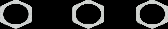
#> input picture python/templates/scoreboard_kda.png, 168 x 29 px
$ python scoreboard_zones.py templates/scoreboard_kda.png
#> lines starting #> are read from the running program, lines starting #| are printed output that depends on the picture
#> in main, img is the input picture: shape (29, 168, 3); mean B, G, R 40.6, 41, 40.5
#!/usr/bin/env python3
"""Localisation des zones OCR sur une frame de scoreboard de fin de partie.

Layout « standard » (replay joueur) : nom de map en haut à droite, % des deux
équipes à gauche, joueurs en deux rangées de 1 à 5 colonnes (4v4, 5v5, voire
4v5) avec nom / score / K / D / A par colonne.

La présence et la position de chaque colonne sont ancrées sur la rangée
d'icônes hexagonales K/D/A (`templates/scoreboard_kda.png`), indépendante de
la langue du jeu. Matching par parties : chaque icône est corrélée séparément
(TM_CCOEFF_NORMED, valeur signée) puis les 3 cartes sont alignées sur leurs
offsets relatifs et agrégées par médiane — la médiane tolère une icône
dégradée (ombre, glow de sélection) là où la somme échoue, et l'alignement
spatial + polarité commune écrasent les faux positifs (logos, webcam, chat).
La valeur absolue de la médiane couvre les deux polarités : les icônes du
joueur sélectionné sont colorées et peuvent être plus sombres que le fond.

Cas limite mesuré (icônes bleues sur sol clair texturé, lunar) : le match
icônes tombe sous le seuil ; la colonne est alors COMBLÉE par inférence
structurelle (cf. `_detect_row`) — les colonnes du HUD sont contiguës depuis
la gauche, donc un trou encadré par des colonnes détectées est une vraie
colonne ratée, reconstruite depuis le cy partagé de sa rangée. Aucun asset
supplémentaire, robuste à la langue. Les anchors suivent la grille quand elle
est décalée verticalement (±25 px observés). Toutes les zones d'une colonne
sont des offsets par rapport au centre « équivalent-label » de son ancre.

Positions nominales en espace 1920×1080 (convention analyze_video.py) ; la
frame est redimensionnée en interne, les zones retournées sont rescalées à la
résolution d'origine.

Le layout « cast » (matchs castés / ProLeague, ex. SK vs OG : logos d'équipe
latéraux, % au centre, photos des joueurs) est aussi zoné : mêmes offsets de
zones par colonne (mesurés identiques), seules les positions des colonnes et
des % diffèrent. Pas de nom de map à l'écran dans ce layout ('map': None).
Positions calibrées sur un match 4v4 ; un cast 5v5 n'est pas encore couvert.

Usage :
  python scoreboard_zones.py frame.png                  # JSON sur stdout
  python scoreboard_zones.py frame.png --debug out.png  # + overlay de contrôle
"""
import argparse
import json
import os
import sys

import cv2
import numpy as np

_TPL_DIR = os.path.join(os.path.dirname(os.path.abspath(__file__)), 'templates')
KDA_TEMPLATE_PATH = os.path.join(_TPL_DIR, 'scoreboard_kda.png')

MAP_ZONE = (1490, 45, 1885, 82)        # nom de la map, fallback statique
# Région de recherche du nom de map (il glisse verticalement comme la grille) :
# 1re bande de texte clair dans le coin haut-droit ; la 2e est le mode de jeu.
MAP_SEARCH = (1450, 0, 1900, 130)
MAP_TEXT_TH = 140
# Gros % d'équipe : zones fallback statiques ; en pratique localisés
# dynamiquement dans ces régions de recherche (le bloc glisse verticalement et
# le badge hexagonal avec l'acronyme d'équipe, au-dessus ou en dessous, doit
# rester hors zone pour ne pas perturber l'OCR). Le % est la bande de texte
# saturé la plus HAUTE de la région ; le badge est une bande fine.
TEAM1_PCT_ZONE = (25, 435, 370, 530)
TEAM2_PCT_ZONE = (25, 625, 370, 720)
PCT_SEARCH = {1: (25, 370, 370, 580), 2: (25, 595, 370, 790)}
PCT_MIN_COLS = 35   # colonnes saturées min. par rangée (gros chiffres)

# Grille des colonnes joueurs : centres à pas constant, le 5e slot s'ajoute à
# droite. Identique pour les deux rangées.
COL_X0 = 518.0
COL_PITCH = 247.5
MAX_COLS = 5

# Centre nominal du label SCORE par rangée, et fenêtre de recherche autour
# (la grille glisse verticalement de ±25 px selon les frames). Ces centres
# « équivalent-label » restent le référentiel des offsets de zones, même sans
# détecter le label lui-même.
LABEL_Y = {1: 429, 2: 891}
SEARCH_DX, SEARCH_DY = 70, 40

# Ancre principale : rangée d'icônes K/D/A. Le template couvre les 3 icônes ;
# chacune est découpée à ces bornes x et matchée séparément (cf. _find_kda).
KDA_ICON_SLICES = ((0, 40), (64, 104), (128, 169))
# Centre du template vs centre du label SCORE de la même colonne (mesuré sur
# outlaw : strip x=509 y=502, label x=515.5 y=429.5).
KDA_TO_LABEL_DX, KDA_TO_LABEL_DY = 6.5, -72.5
KDA_MIN_SCORE = 0.55    # mesuré : vraies colonnes >= 0.74, faux positifs <= 0.40

# Layout cast (ProLeague) : centres équivalents-label des colonnes (mesurés sur
# cliff3 : icônes K/D/A à y=410 / y=978, mêmes icônes et mêmes offsets de
# zones que le layout standard), rangée 1 = équipe du haut (photos).
CAST_LABEL_XS = {1: (806, 1054, 1302, 1550), 2: (367, 615, 863, 1111)}
CAST_LABEL_Y = {1: 337.5, 2: 905.5}
# Les % des deux équipes encadrent le logo EVA PRO LEAGUE au centre, localisés
# dynamiquement dans ces régions de recherche (comme le layout standard). Une
# zone statique décapitait le « 1 » de « 100 % » : le % team1 est aligné à
# droite vers le logo, donc « 100 » déborde à gauche là où « 64 » ne le fait
# pas. Fenêtres larges + bande saturée la plus haute = bbox serrée du nombre.
CAST_TEAM1_PCT_SEARCH = (600, 470, 940, 615)
CAST_TEAM2_PCT_SEARCH = (1050, 470, 1330, 615)
CAST_TEAM1_PCT_ZONE = (634, 490, 845, 595)   # fallback statique (mesuré)
CAST_TEAM2_PCT_ZONE = (1085, 490, 1252, 595)
CAST_PCT_MIN_COLS = 20   # les % castés sont plus petits que les standards (35)

# Zones d'une colonne, en offsets (dy1, dy2) vs centre du label, et
# (dx, demi-largeur) vs centre de colonne.
NAME_DY = (-56, -10)     # jusqu'à 2 lignes ; s'arrête au-dessus du label SCORE
NAME_HALF_W = 122
SCORE_DY = (12, 46)
SCORE_HALF_W = 68        # "1050" (4 chiffres) tient ; serré pour l'OCR
KDA_DY = (94, 132)       # les chiffres descendent à +128 sur atlantis
KDA_DX = (-77, -5, 58)   # centres des valeurs K / D / A
KDA_HALF_W = 26   # "13" (2 chiffres) tient ; à 32 les cellules D et A se touchent


# [57 lines left out: functions _scale_zone, _find_pct_zone, _find_map_zone, not called in this run]


def _find_kda(gray, tpl, label_cx0, label_ly0):
    """Cherche la rangée d'icônes K/D/A du slot dont le label SCORE nominal
    est en (label_cx0, label_ly0). Matching de parties : corrélation signée
    par icône, cartes alignées sur les offsets du strip, médiane par position,
    maximum en valeur absolue (les icônes du joueur sélectionné peuvent être
    plus sombres que le fond).

    Retourne (score, cx, cy) — cx/cy exprimés en centre ÉQUIVALENT LABEL
    (position nominale du label SCORE) pour servir de référentiel commun aux
    offsets de zones."""
    th, tw = tpl.shape
    cx0 = label_cx0 - KDA_TO_LABEL_DX
    cy0 = label_ly0 - KDA_TO_LABEL_DY
    x1 = int(cx0 - tw / 2 - SEARCH_DX)
    y1 = int(cy0 - th / 2 - SEARCH_DY)
    win = gray[y1:y1 + th + 2 * SEARCH_DY, x1:x1 + tw + 2 * SEARCH_DX]
    if win.shape[0] < th or win.shape[1] < tw:
        return 0.0, cx0, cy0
    maps = [cv2.matchTemplate(win, tpl[:, a:b], cv2.TM_CCOEFF_NORMED)
            for a, b in KDA_ICON_SLICES]
    h = min(m.shape[0] for m in maps)
    xmax = min(m.shape[1] - a for m, (a, _) in zip(maps, KDA_ICON_SLICES))
    med = np.median(np.stack([m[:h, a:a + xmax]
                              for m, (a, _) in zip(maps, KDA_ICON_SLICES)]),
                    axis=0)
    _, mx, _, loc_mx = cv2.minMaxLoc(med)
    mn, _, loc_mn, _ = cv2.minMaxLoc(med)
    score, loc = (mx, loc_mx) if mx >= -mn else (-mn, loc_mn)
    icon_cx = x1 + loc[0] + tw / 2.0
    icon_cy = y1 + loc[1] + th / 2.0
    return score, icon_cx + KDA_TO_LABEL_DX, icon_cy + KDA_TO_LABEL_DY


def _detect_row(gray, tpl, slots):
    """Colonnes d'une rangée : (col, cx, cy) par colonne présente.

    Ancre par icônes K/D/A (indépendant de la langue). Une colonne dont le
    match échoue (mesuré : joueur sélectionné aux icônes colorées sur fond
    clair, lunar r2c1) est COMBLÉE par inférence structurelle : les colonnes
    du HUD sont contiguës depuis la gauche et la plus à droite est toujours
    lisible, donc tout trou d'indice ≤ au max détecté est une vraie colonne
    ratée, pas une colonne absente (celles-ci sont à droite). Le trou hérite
    du cy partagé de sa rangée (grille horizontale) et de son x nominal
    corrigé de l'offset moyen des colonnes détectées. Remplace l'ancien
    repli par template SCORE — aucun asset, robuste à la langue."""
    detected = {}
    for col, (cx0, ly0) in enumerate(slots):
        score, cx, cy = _find_kda(gray, tpl, cx0, ly0)
        if score >= KDA_MIN_SCORE:
            detected[col] = (cx, cy)
    if not detected:
        return []
    max_col = max(detected)
    cy_row = float(np.mean([cy for _, cy in detected.values()]))
    dx = float(np.mean([cx - slots[c][0] for c, (cx, _) in detected.items()]))
    out = []
    for col in range(max_col + 1):
        if col in detected:
            out.append((col, *detected[col]))
        else:
            out.append((col, slots[col][0] + dx, cy_row))
    return out


def zones_for_frame(img):
    """Calcule les zones OCR d'une frame BGR (toute résolution 16:9).

    Retourne un dict :
      {'layout': 'standard', 'cols': [n_row1, n_row2],
       'map': [x1,y1,x2,y2], 'team1_pct': [...], 'team2_pct': [...],
       'players': [{'row': 1, 'col': 1, 'name': [...], 'score': [...],
                    'k': [...], 'd': [...], 'a': [...]}, ...]}
    Joueurs listés rangée 1 (équipe du haut) de gauche à droite, puis
    rangée 2 — même ordre que les .txt d'annotation.
    """
    h, w = img.shape[:2]
#> h = 29; w = 168
    img_1080 = img if (w, h) == (1920, 1080) else cv2.resize(img, (1920, 1080))
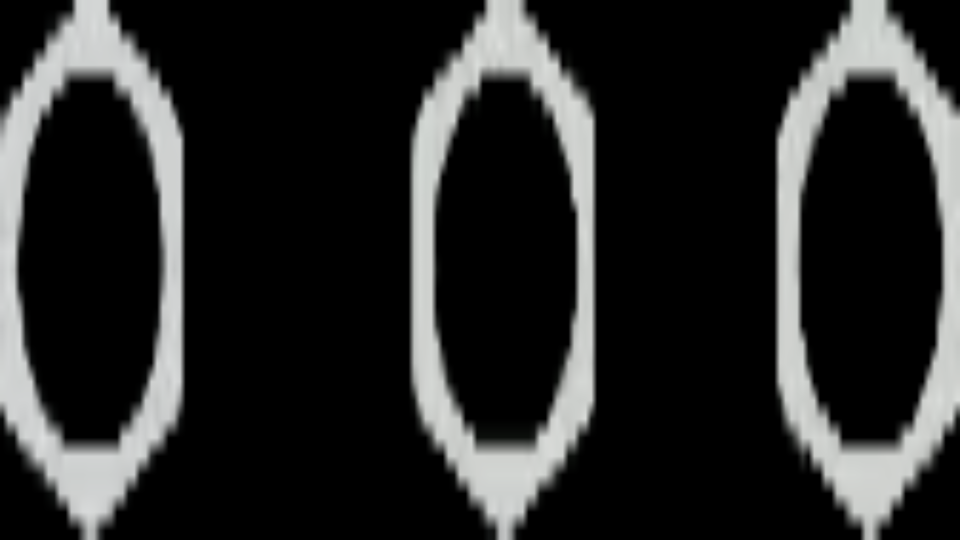
#> img_1080: shape (1080, 1920, 3) (shown at 1/2 size); mean B, G, R 40.6, 41, 40.4

    tpl_kda = cv2.imread(KDA_TEMPLATE_PATH, cv2.IMREAD_GRAYSCALE)
#> tpl_kda: shape (29, 168); min 0, max 226, mean 40.8
    if tpl_kda is None:
        raise FileNotFoundError(f'template manquant : {KDA_TEMPLATE_PATH}')
    gray = cv2.cvtColor(img_1080, cv2.COLOR_BGR2GRAY)

    # Layout déterminé par les ancres elles-mêmes : on matche les slots des
    # deux grilles (leurs fenêtres de recherche ne se recouvrent pas) et on
    # garde celle qui trouve le plus de colonnes. Découplé des zones de %,
    # dont le contenu varie trop (badges, logos, photos) pour discriminer.
    std_slots = {row: [(COL_X0 + COL_PITCH * col, LABEL_Y[row])
                       for col in range(MAX_COLS)] for row in (1, 2)}
    cast_slots = {row: [(x, CAST_LABEL_Y[row]) for x in CAST_LABEL_XS[row]]
                  for row in (1, 2)}
    found = {}
    for name, grid in (('standard', std_slots), ('cast', cast_slots)):
        hits = {row: _detect_row(gray, tpl_kda, grid[row]) for row in (1, 2)}
        found[name] = hits
#> this loop made 2 passes
#> hits on pass 1: {1: [], 2: []}
#> pass 1, in _find_kda, `win = gray[y1:y1 + th + 2 * SEARCH_DY, x1:x1 + tw + 2 * SEARCH_DX]`:
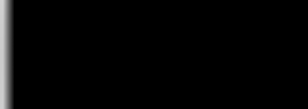
#> win: shape (109, 308); min 0, max 210, mean 5.8
#> pass 1, in _find_kda (call 2), `win = gray[y1:y1 + th + 2 * SEARCH_DY, x1:x1 + tw + 2 * SEARCH_DX]`:
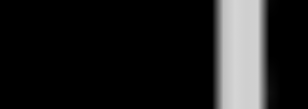
#> win: shape (109, 308); min 0, max 213, mean 30.6
#> pass 1, in _find_kda (call 3), `win = gray[y1:y1 + th + 2 * SEARCH_DY, x1:x1 + tw + 2 * SEARCH_DX]`:
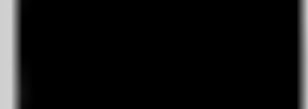
#> win: shape (109, 308); min 0, max 209, mean 15.1
#> after the loop, found = 2 items
    n_std = sum(len(v) for v in found['standard'].values())
#> n_std = 0
    n_cast = sum(len(v) for v in found['cast'].values())
#> n_cast = 0
    if n_std == 0 and n_cast == 0:
        return {'layout': 'unknown', 'cols': None}
    layout = 'standard' if n_std >= n_cast else 'cast'
    hits = found[layout]

    sx, sy = w / 1920.0, h / 1080.0
    if layout == 'standard':
        out = {
            'layout': layout, 'cols': [0, 0],
            'map': _scale_zone(_find_map_zone(gray), sx, sy),
            'team1_pct': _scale_zone(_find_pct_zone(
                img_1080, PCT_SEARCH[1], PCT_MIN_COLS, TEAM1_PCT_ZONE), sx, sy),
            'team2_pct': _scale_zone(_find_pct_zone(
                img_1080, PCT_SEARCH[2], PCT_MIN_COLS, TEAM2_PCT_ZONE), sx, sy),
            'players': [],
        }
    else:  # cast : pas de nom de map à l'écran, % au centre
        out = {
            'layout': layout, 'cols': [0, 0],
            'map': None,
            'team1_pct': _scale_zone(_find_pct_zone(
                img_1080, CAST_TEAM1_PCT_SEARCH, CAST_PCT_MIN_COLS,
                CAST_TEAM1_PCT_ZONE), sx, sy),
            'team2_pct': _scale_zone(_find_pct_zone(
                img_1080, CAST_TEAM2_PCT_SEARCH, CAST_PCT_MIN_COLS,
                CAST_TEAM2_PCT_ZONE), sx, sy),
            'players': [],
        }
    for row in (1, 2):
        for col, cx, cy in hits[row]:
            out['cols'][row - 1] += 1
            p = {'row': row, 'col': col + 1,
                 'name': _scale_zone((cx - NAME_HALF_W, cy + NAME_DY[0],
                                      cx + NAME_HALF_W, cy + NAME_DY[1]),
                                     sx, sy),
                 'score': _scale_zone((cx - SCORE_HALF_W, cy + SCORE_DY[0],
                                       cx + SCORE_HALF_W, cy + SCORE_DY[1]),
                                      sx, sy)}
            for key, dx in zip(('k', 'd', 'a'), KDA_DX):
                p[key] = _scale_zone((cx + dx - KDA_HALF_W, cy + KDA_DY[0],
                                      cx + dx + KDA_HALF_W, cy + KDA_DY[1]),
                                     sx, sy)
            out['players'].append(p)
    return out


# [18 lines left out: function draw_debug, not called in this run]


def main():
    ap = argparse.ArgumentParser(description=__doc__.split('\n')[0])
    ap.add_argument('frame', help='image de la frame (png/jpg)')
    ap.add_argument('--debug', metavar='OUT',
                    help='écrit une image overlay des zones')
    args = ap.parse_args()

    img = cv2.imread(args.frame)
    if img is None:
        print(f'lecture impossible : {args.frame}', file=sys.stderr)
        return 1
    zones = zones_for_frame(img)
#> zones = 2 items
    if args.debug:
        cv2.imwrite(args.debug, draw_debug(img, zones))
    print(json.dumps(zones))
#| {"layout": "unknown", "cols": null}
    return 0


if __name__ == '__main__':
    sys.exit(main())
#> (the program exits here)

$ run again, with python/templates/playing-player-cam.png copied over python/templates/scoreboard_kda.png
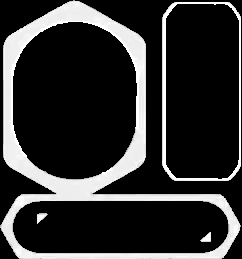
#> input picture python/templates/playing-player-cam.png, 242 x 259 px
#> in main, img is the input picture: shape (259, 242, 3); min 0, max 255, mean 48.6
#> in zones_for_frame, `img_1080 = img if (w, h) == (1920, 1080) else cv2.resize(img, (1920, 1..`:
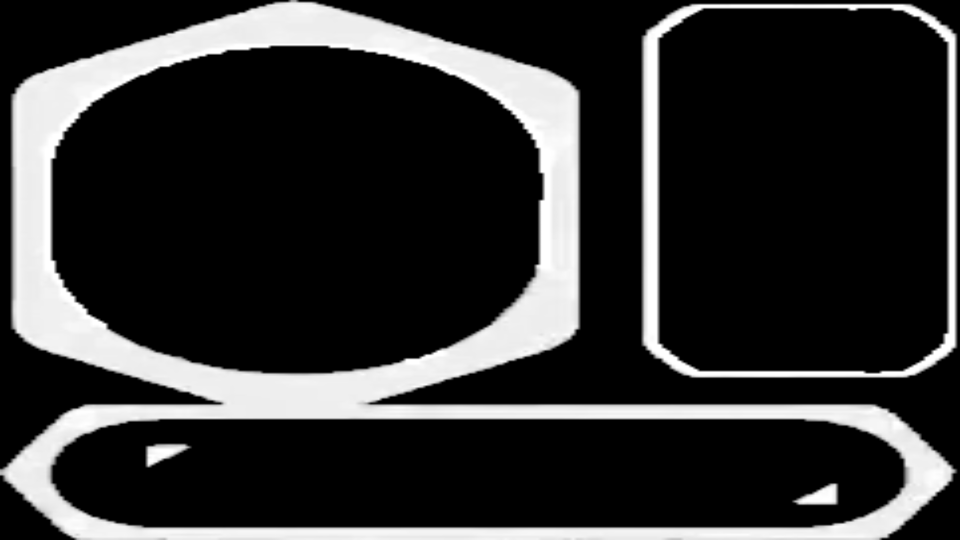
#> img_1080: shape (1080, 1920, 3) (shown at 1/2 size); min 0, max 255, mean 48.6
#> the loop in zones_for_frame, `for name, grid in (('standard', std_slots), ('cast', cast_slots)):` made 2 passes
#> pass 1, in _find_kda (call 3), `win = gray[y1:y1 + th + 2 * SEARCH_DY, x1:x1 + tw + 2 * SEARCH_DX]`:
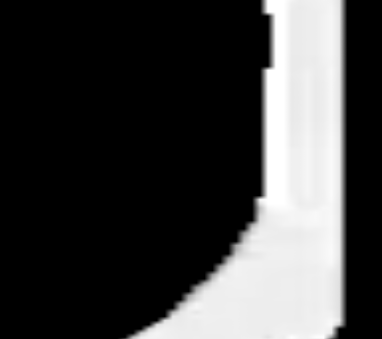
#> win: shape (339, 382); min 0, max 255, mean 62.7
#> after the loop in zones_for_frame, `for name, grid in (('standard', std_slots), ('cast', cast_slots)):`: found = 2 items
#> n_std = 0
#> zones = 2 items
#| {"layout": "unknown", "cols": null}
